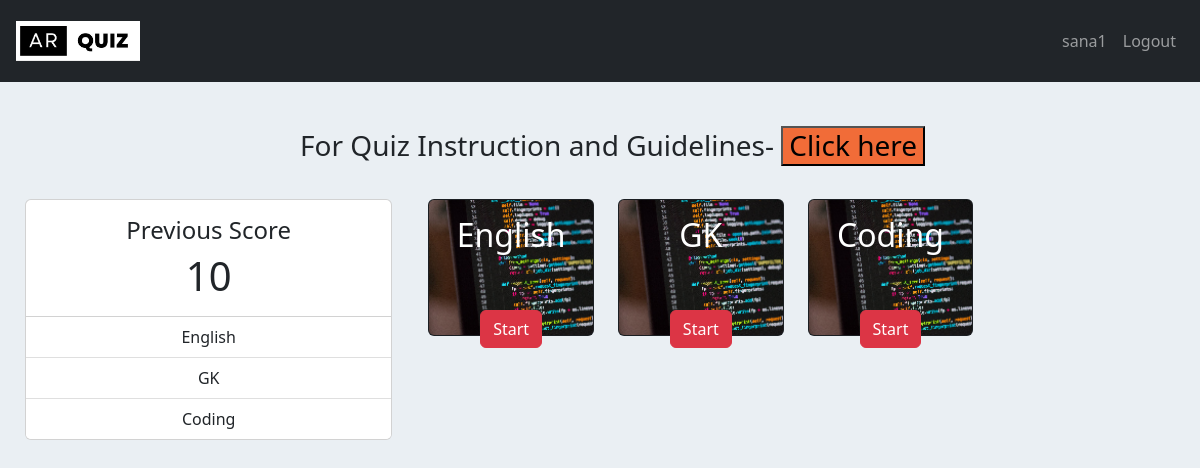
Before: /user/dashboard (signed in) with the older database file.
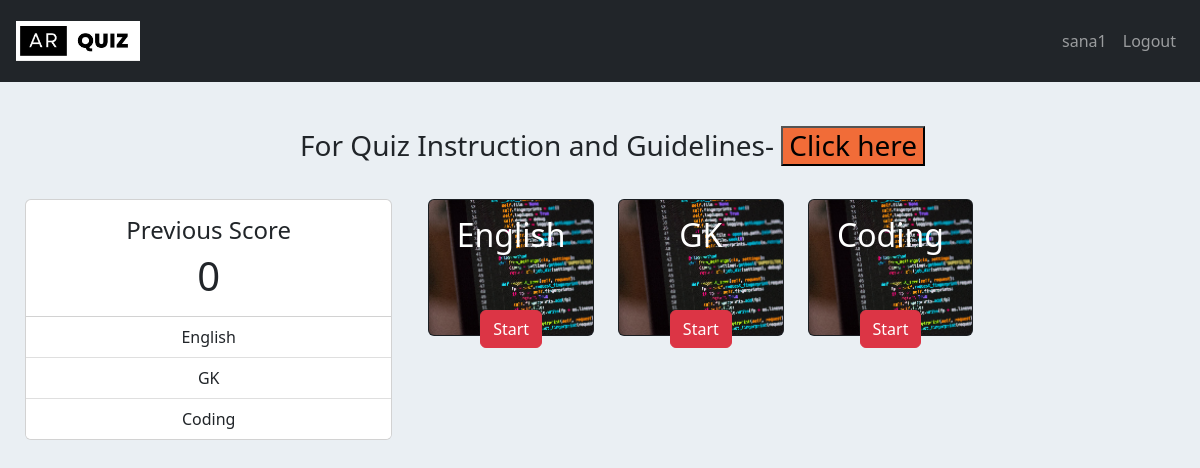
After: the same page with the newer database file.
### app.py (models this page shows)
class Score(db.Model):
    id = db.Column(db.Integer, primary_key=True)
    score = db.Column(db.Integer, nullable=False)
    user_id = db.Column(db.Integer, db.ForeignKey('user.id'))
    created_on = db.Column(db.DateTime, default=datetime.now)
    def __str__(self):
        return f'{self.score}'

### app.py (the view)
@app.route('/user/dashboard', methods=['GET','POST'])
def user():
    if session.get('is_logged_in', True):
        score =  Score.query.filter_by(user_id=session['id']).first()
        categories = Quiz.query.with_entities(Quiz.category).distinct().all()
        categories = [category[0] for category in categories]
        return render_template('user_dashboard.html', score=score, categories=categories)
    else:
        flash('Login in as admin to access this content','danger')
        return redirect('/')

### templates/user_dashboard.html (shortened to what this page needs)
{% extends 'layout/base.html' %}
{% block body %}
<div>
<h3 style="margin-top: 20px; margin-left: 25%;">For Quiz Instruction and Guidelines- <button style="background-color: #f16c38;"> <a href="/guidelines" class="nav-link">Click here</a></button></h3>
</div>
<div class="form-body">
    <div class="row">
        <div class="col-md-4">
            <div class="card">
                <div class="card-body">
                    <h4 class="card-title">Previous Score</h4>
                    <h1 class="card-text">{{score}}</h1>
                </div>
                <ul class="list-group list-group-flush">
                    {% for cat in categories %}
                    <li class="list-group-item">{{cat}}</li>
                    {% endfor %}
                </ul>
            </div>
        </div>
        <div class="col-md-8">
            <div class="container-fluid">
                <div class="row">
                    {% for cat in categories %}
                    <div class="col-md-3">
                        <div class="card bg-dark text-white">
                            <img src="/static/images/img.png" class="card-img" alt="...">
                            <div class="card-img-overlay">
                                <h2 class="card-title">{{cat}}</h2>
                                <a class="btn btn-danger mt-5" href="/quiz/start/{{cat}}" role="button">Start</a>
                            </div>
                        </div>
                    </div>
                    {% endfor %}
                </div>
            </div>
        </div>
    </div>
</div>
{% endblock %}

Changed rows visible on the page:
changed Score: score "10" → "0"
